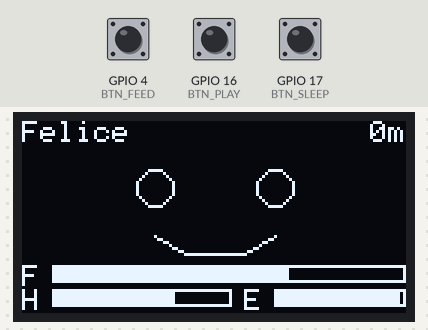
Bench run of a sketch on a simulated ESP32. Parts: 128×64 one-colour display. Inputs (shaded band) come from the test bench; at power-on: GPIO 17 (BTN_SLEEP) HIGH, GPIO 4 (BTN_FEED) HIGH, GPIO 16 (BTN_PLAY) HIGH. EEPROM starts erased; what the sketch prints to the serial monitor is not drawn.

Above: at 5.7 s.
5.8 s: GPIO 17 (BTN_SLEEP) pulled LOW for 1 s
At 7.1 s:
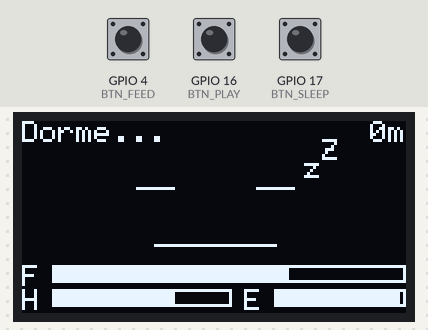
9.8 s: GPIO 4 (BTN_FEED) pulled LOW for 1 s
At 10.7 s:
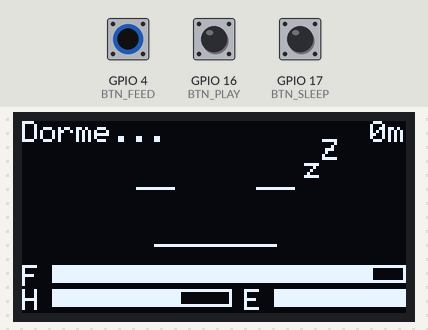
12.3 s: GPIO 17 (BTN_SLEEP) pulled LOW for 1 s
At 13.3 s:
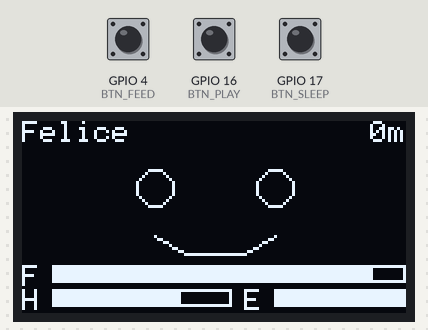
16.3 s: GPIO 16 (BTN_PLAY) pulled LOW for 1 s
At 17.2 s:
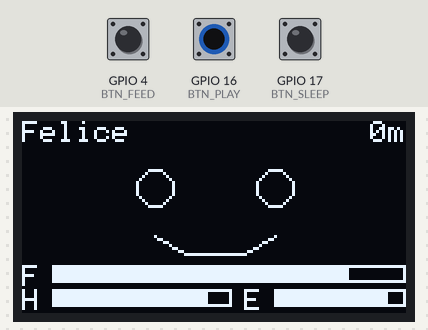
20.3 s: GPIO 4 (BTN_FEED) pulled LOW for 1 s
At 21.0 s:
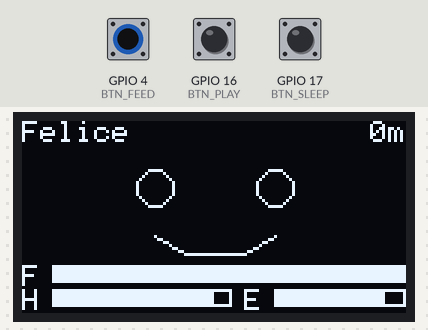
24.3 s: GPIO 16 (BTN_PLAY) pulled LOW for 0.15 s
At 26.4 s:
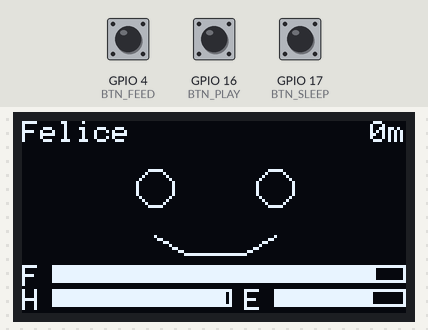
Timing chart, 0 to 27.7 s (numbered marks = the images above; inputs shaded):
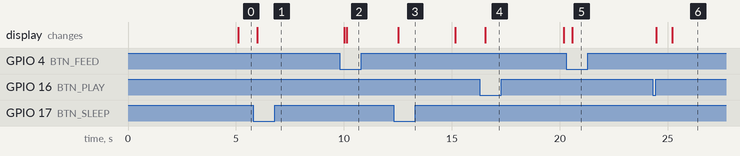

Measured:
- after the input at 5.8 s, the display: changes after 0.19 s (image 1)
- after the input at 9.8 s, the display: first changes after 0.21 s (image 2 shows a later state)
- after the input at 12.3 s, the display: changes after 0.22 s (image 3)
- after the input at 16.3 s, the display: changes after 0.25 s (image 4)
- after the input at 20.3 s, the display: changes after 0.27 s (image 5)
- after the input at 24.3 s, the display: first changes after 0.16 s (image 6 shows a later state)

The sketch:

tamagotchi.ino
```cpp
// Tamagotchi su ESP32 + OLED SSD1306 128x64.
// Bottoni: GPIO4 = nutri, GPIO16 = gioca, GPIO17 = dormi/sveglia.
// Ogni bottone: una gambetta al pin, l'altra a GND (uso INPUT_PULLUP, niente resistenze).

#include <Wire.h>
#include <Adafruit_GFX.h>
#include <Adafruit_SSD1306.h>
#include "pet.h"
#include "ui.h"

#define SCREEN_WIDTH 128
#define SCREEN_HEIGHT 64
#define OLED_ADDR    0x3C

#define BTN_FEED  4
#define BTN_PLAY  16
#define BTN_SLEEP 17

#define SAVE_INTERVAL_MS 30000UL
#define DEBOUNCE_MS 30UL

Adafruit_SSD1306 display(SCREEN_WIDTH, SCREEN_HEIGHT, &Wire, -1);
PetState pet;

unsigned long lastLoopMs = 0;
unsigned long lastSaveMs = 0;

struct Button {
  uint8_t pin;
  bool lastReading;
  bool stableState;
  unsigned long lastChangeMs;
};

Button btnFeed  = { BTN_FEED,  true, true, 0 };
Button btnPlay  = { BTN_PLAY,  true, true, 0 };
Button btnSleep = { BTN_SLEEP, true, true, 0 };

// Ritorna true un solo istante, quando il bottone passa da rilasciato a premuto.
bool buttonPressed(Button &b, unsigned long now) {
  bool reading = digitalRead(b.pin);
  if (reading != b.lastReading) {
    b.lastChangeMs = now;
    b.lastReading = reading;
  }
  bool justPressed = false;
  if (now - b.lastChangeMs > DEBOUNCE_MS && reading != b.stableState) {
    b.stableState = reading;
    justPressed = (b.stableState == LOW); // LOW = premuto (pull-up)
  }
  return justPressed;
}

void setup() {
  Serial.begin(115200);
  pinMode(BTN_FEED, INPUT_PULLUP);
  pinMode(BTN_PLAY, INPUT_PULLUP);
  pinMode(BTN_SLEEP, INPUT_PULLUP);

  Wire.begin(21, 22);
  if (!display.begin(SSD1306_SWITCHCAPVCC, OLED_ADDR)) {
    Serial.println("Display non trovato: controlla cablaggio e indirizzo I2C");
    for (;;) delay(1000);
  }

  pet_load(pet);
  Serial.println("Tamagotchi avviato");

  lastLoopMs = millis();
  lastSaveMs = millis();
  ui_draw(display, pet);
}

void loop() {
  unsigned long now = millis();
  unsigned long deltaMs = now - lastLoopMs;
  lastLoopMs = now;

  if (buttonPressed(btnFeed, now)) {
    pet_feed(pet);
    Serial.println("Nutrito");
  }
  if (buttonPressed(btnPlay, now)) {
    pet_play(pet);
    Serial.println("Giocato");
  }
  if (buttonPressed(btnSleep, now)) {
    pet_toggleSleep(pet);
    Serial.println(pet.sleeping ? "Va a dormire" : "Si sveglia");
  }

  pet_tick(pet, deltaMs);

  if (now - lastSaveMs > SAVE_INTERVAL_MS) {
    pet_save(pet);
    lastSaveMs = now;
  }

  ui_draw(display, pet);
  delay(100);
}
```

pet.cpp
```cpp
#include "pet.h"
#include <Preferences.h>

static Preferences prefs;
static const char *NS = "tamagotchi";

// Ogni quanti ms passa un "tick" di invecchiamento delle statistiche.
static const unsigned long STAT_TICK_MS = 5000;
static unsigned long statAccumMs = 0;

void pet_load(PetState &pet) {
  prefs.begin(NS, false);
  bool hasSave = prefs.getBool("saved", false);
  if (hasSave) {
    pet.hunger = prefs.getInt("hunger", 30);
    pet.happiness = prefs.getInt("happiness", 70);
    pet.energy = prefs.getInt("energy", 100);
    pet.sleeping = prefs.getBool("sleeping", false);
    pet.alive = prefs.getBool("alive", true);
    pet.ageSeconds = prefs.getULong("age", 0);
  } else {
    pet_reset(pet);
  }
  prefs.end();
}

void pet_save(const PetState &pet) {
  prefs.begin(NS, false);
  prefs.putBool("saved", true);
  prefs.putInt("hunger", pet.hunger);
  prefs.putInt("happiness", pet.happiness);
  prefs.putInt("energy", pet.energy);
  prefs.putBool("sleeping", pet.sleeping);
  prefs.putBool("alive", pet.alive);
  prefs.putULong("age", pet.ageSeconds);
  prefs.end();
}

void pet_reset(PetState &pet) {
  pet.hunger = 30;
  pet.happiness = 70;
  pet.energy = 100;
  pet.sleeping = false;
  pet.alive = true;
  pet.ageSeconds = 0;
}

static int clamp100(int v) {
  if (v < 0) return 0;
  if (v > 100) return 100;
  return v;
}

void pet_tick(PetState &pet, unsigned long deltaMs) {
  if (!pet.alive) return;

  pet.ageSeconds += deltaMs / 1000;
  statAccumMs += deltaMs;
  if (statAccumMs < STAT_TICK_MS) return;
  statAccumMs = 0;

  if (pet.sleeping) {
    // Dormendo recupera energia lentamente, la fame sale piano.
    pet.energy = clamp100(pet.energy + 3);
    pet.hunger = clamp100(pet.hunger + 1);
  } else {
    pet.hunger = clamp100(pet.hunger + 2);
    pet.energy = clamp100(pet.energy - 1);
    // La felicita' scende piu' in fretta se ha fame o e' stanco.
    int drop = 1;
    if (pet.hunger > 70) drop += 1;
    if (pet.energy < 20) drop += 1;
    pet.happiness = clamp100(pet.happiness - drop);
  }

  if (pet.hunger >= 100 && pet.happiness <= 0) {
    pet.alive = false;
  }
}

void pet_feed(PetState &pet) {
  if (!pet.alive) return;
  pet.hunger = clamp100(pet.hunger - 25);
  pet.happiness = clamp100(pet.happiness + 5);
}

void pet_play(PetState &pet) {
  if (!pet.alive || pet.sleeping) return;
  pet.happiness = clamp100(pet.happiness + 15);
  pet.energy = clamp100(pet.energy - 10);
  pet.hunger = clamp100(pet.hunger + 5);
}

void pet_toggleSleep(PetState &pet) {
  if (!pet.alive) return;
  pet.sleeping = !pet.sleeping;
}

Mood pet_mood(const PetState &pet) {
  if (!pet.alive) return Mood::Dead;
  if (pet.sleeping) return Mood::Sleeping;
  if (pet.hunger > 70) return Mood::Hungry;
  if (pet.happiness < 30) return Mood::Sad;
  if (pet.happiness > 60) return Mood::Happy;
  return Mood::Neutral;
}
```

pet.h
```cpp
#pragma once

// Stato del tamagotchi. Tutti i valori 0-100.
struct PetState {
  int hunger;       // 0 = pieno, 100 = affamatissimo
  int happiness;    // 0 = triste, 100 = felicissimo
  int energy;       // 0 = esausto, 100 = carico
  bool sleeping;
  bool alive;
  unsigned long ageSeconds;
};

enum class Mood {
  Happy,
  Neutral,
  Sad,
  Hungry,
  Sleeping,
  Dead
};

void pet_load(PetState &pet);
void pet_save(const PetState &pet);

// Aggiorna lo stato in base al tempo trascorso (chiamata ad ogni loop()).
void pet_tick(PetState &pet, unsigned long deltaMs);

void pet_feed(PetState &pet);
void pet_play(PetState &pet);
void pet_toggleSleep(PetState &pet);
void pet_reset(PetState &pet);

Mood pet_mood(const PetState &pet);
```

ui.cpp
```cpp
#include "ui.h"

static const char *moodLabel(Mood m) {
  switch (m) {
    case Mood::Happy:    return "Felice";
    case Mood::Neutral:  return "Ok";
    case Mood::Sad:      return "Triste";
    case Mood::Hungry:   return "Ha fame!";
    case Mood::Sleeping: return "Dorme...";
    case Mood::Dead:     return "R.I.P.";
  }
  return "";
}

static void drawBar(Adafruit_SSD1306 &d, int x, int y, int w, int h, int value) {
  d.drawRect(x, y, w, h, SSD1306_WHITE);
  int fillW = (w - 2) * value / 100;
  if (fillW > 0) d.fillRect(x + 1, y + 1, fillW, h - 2, SSD1306_WHITE);
}

static void drawFace(Adafruit_SSD1306 &d, Mood mood) {
  const int leftX = 44, rightX = 84, eyeY = 22, r = 6;

  if (mood == Mood::Dead) {
    d.drawLine(leftX - r, eyeY - r, leftX + r, eyeY + r, SSD1306_WHITE);
    d.drawLine(leftX - r, eyeY + r, leftX + r, eyeY - r, SSD1306_WHITE);
    d.drawLine(rightX - r, eyeY - r, rightX + r, eyeY + r, SSD1306_WHITE);
    d.drawLine(rightX - r, eyeY + r, rightX + r, eyeY - r, SSD1306_WHITE);
    d.drawLine(leftX, 44, rightX, 44, SSD1306_WHITE);
    return;
  }

  if (mood == Mood::Sleeping) {
    d.drawLine(leftX - r, eyeY, leftX + r, eyeY, SSD1306_WHITE);
    d.drawLine(rightX - r, eyeY, rightX + r, eyeY, SSD1306_WHITE);
    d.setTextSize(1);
    d.setCursor(rightX + r + 4, eyeY - r - 4);
    d.print("z");
    d.setCursor(rightX + r + 10, eyeY - r - 10);
    d.print("Z");
  } else {
    d.drawCircle(leftX, eyeY, r, SSD1306_WHITE);
    d.drawCircle(rightX, eyeY, r, SSD1306_WHITE);
  }

  const int mouthY = 38;
  switch (mood) {
    case Mood::Happy:
      d.drawLine(leftX, mouthY, leftX + 10, mouthY + 6, SSD1306_WHITE);
      d.drawLine(leftX + 10, mouthY + 6, rightX - 10, mouthY + 6, SSD1306_WHITE);
      d.drawLine(rightX - 10, mouthY + 6, rightX, mouthY, SSD1306_WHITE);
      break;
    case Mood::Sad:
      d.drawLine(leftX, mouthY + 6, leftX + 10, mouthY, SSD1306_WHITE);
      d.drawLine(leftX + 10, mouthY, rightX - 10, mouthY, SSD1306_WHITE);
      d.drawLine(rightX - 10, mouthY, rightX, mouthY + 6, SSD1306_WHITE);
      break;
    case Mood::Hungry:
      d.fillCircle((leftX + rightX) / 2, mouthY + 2, 5, SSD1306_WHITE);
      break;
    default:
      d.drawLine(leftX, mouthY + 3, rightX, mouthY + 3, SSD1306_WHITE);
      break;
  }
}

void ui_draw(Adafruit_SSD1306 &display, const PetState &pet) {
  display.clearDisplay();
  display.setTextColor(SSD1306_WHITE);
  display.setTextSize(1);

  display.setCursor(0, 0);
  display.print(moodLabel(pet_mood(pet)));

  char ageBuf[16];
  snprintf(ageBuf, sizeof(ageBuf), "%lum", pet.ageSeconds / 60);
  int16_t x1, y1; uint16_t w, h;
  display.getTextBounds(ageBuf, 0, 0, &x1, &y1, &w, &h);
  display.setCursor(128 - w, 0);
  display.print(ageBuf);

  drawFace(display, pet_mood(pet));

  display.setCursor(0, 48);
  display.print("F");
  drawBar(display, 10, 48, 118, 6, 100 - pet.hunger);

  display.setCursor(0, 56);
  display.print("H");
  drawBar(display, 10, 56, 60, 6, pet.happiness);

  display.setCursor(74, 56);
  display.print("E");
  drawBar(display, 84, 56, 44, 6, pet.energy);

  display.display();
}
```

ui.h
```cpp
#pragma once
#include <Adafruit_SSD1306.h>
#include "pet.h"

void ui_draw(Adafruit_SSD1306 &display, const PetState &pet);
```
